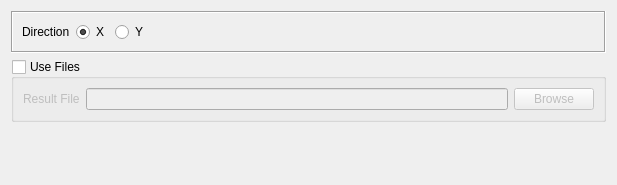
<?xml version="1.0" encoding="UTF-8"?>
<ui version="4.0">
 <class>Dialog</class>
 <widget class="QDialog" name="Dialog">
  <property name="geometry">
   <rect>
    <x>0</x>
    <y>0</y>
    <width>617</width>
    <height>185</height>
   </rect>
  </property>
  <property name="windowTitle">
   <string>Show Weakness Tables</string>
  </property>
  <layout class="QVBoxLayout" name="verticalLayout">
   <item>
    <widget class="QFrame" name="dir_frame">
     <property name="enabled">
      <bool>true</bool>
     </property>
     <property name="frameShape">
      <enum>QFrame::Box</enum>
     </property>
     <property name="frameShadow">
      <enum>QFrame::Sunken</enum>
     </property>
     <layout class="QHBoxLayout" name="horizontalLayout_2">
      <item>
       <widget class="QLabel" name="label_2">
        <property name="text">
         <string>Direction</string>
        </property>
       </widget>
      </item>
      <item>
       <widget class="QRadioButton" name="x_radio_button">
        <property name="text">
         <string>X</string>
        </property>
        <property name="checked">
         <bool>true</bool>
        </property>
       </widget>
      </item>
      <item>
       <widget class="QRadioButton" name="y_radio_button">
        <property name="text">
         <string>Y</string>
        </property>
       </widget>
      </item>
      <item>
       <spacer name="horizontalSpacer_2">
        <property name="orientation">
         <enum>Qt::Horizontal</enum>
        </property>
        <property name="sizeHint" stdset="0">
         <size>
          <width>40</width>
          <height>20</height>
         </size>
        </property>
       </spacer>
      </item>
     </layout>
    </widget>
   </item>
   <item>
    <widget class="QGroupBox" name="file_groupbox">
     <property name="title">
      <string>Use Files</string>
     </property>
     <property name="checkable">
      <bool>true</bool>
     </property>
     <property name="checked">
      <bool>false</bool>
     </property>
     <layout class="QGridLayout" name="gridLayout">
      <item row="0" column="0">
       <widget class="QLabel" name="label_4">
        <property name="text">
         <string>Result File</string>
        </property>
       </widget>
      </item>
      <item row="0" column="2">
       <widget class="QPushButton" name="weakness_button">
        <property name="text">
         <string>Browse</string>
        </property>
       </widget>
      </item>
      <item row="0" column="1">
       <widget class="QLineEdit" name="json_file"/>
      </item>
     </layout>
    </widget>
   </item>
   <item>
    <spacer name="verticalSpacer">
     <property name="orientation">
      <enum>Qt::Vertical</enum>
     </property>
     <property name="sizeHint" stdset="0">
      <size>
       <width>20</width>
       <height>40</height>
      </size>
     </property>
    </spacer>
   </item>
  </layout>
 </widget>
 <resources/>
 <connections/>
</ui>
